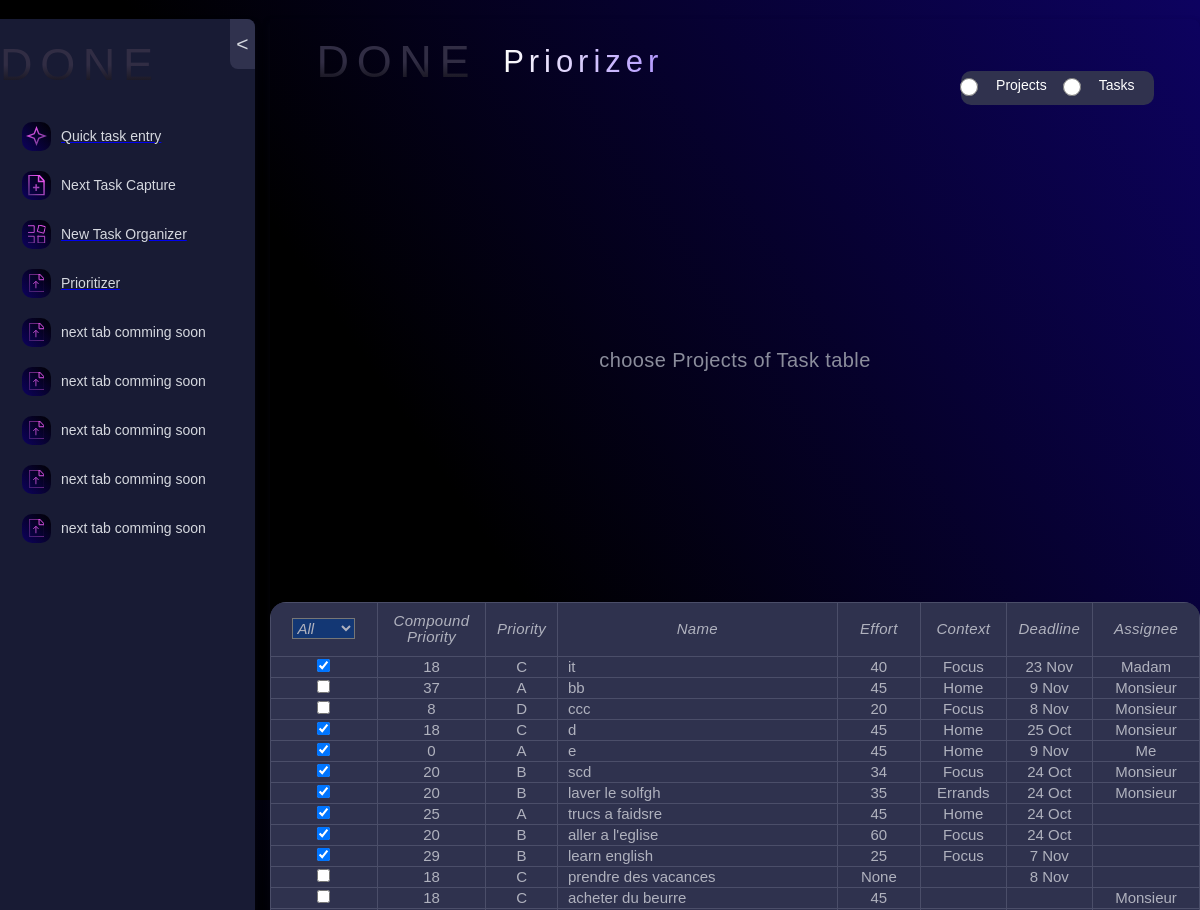
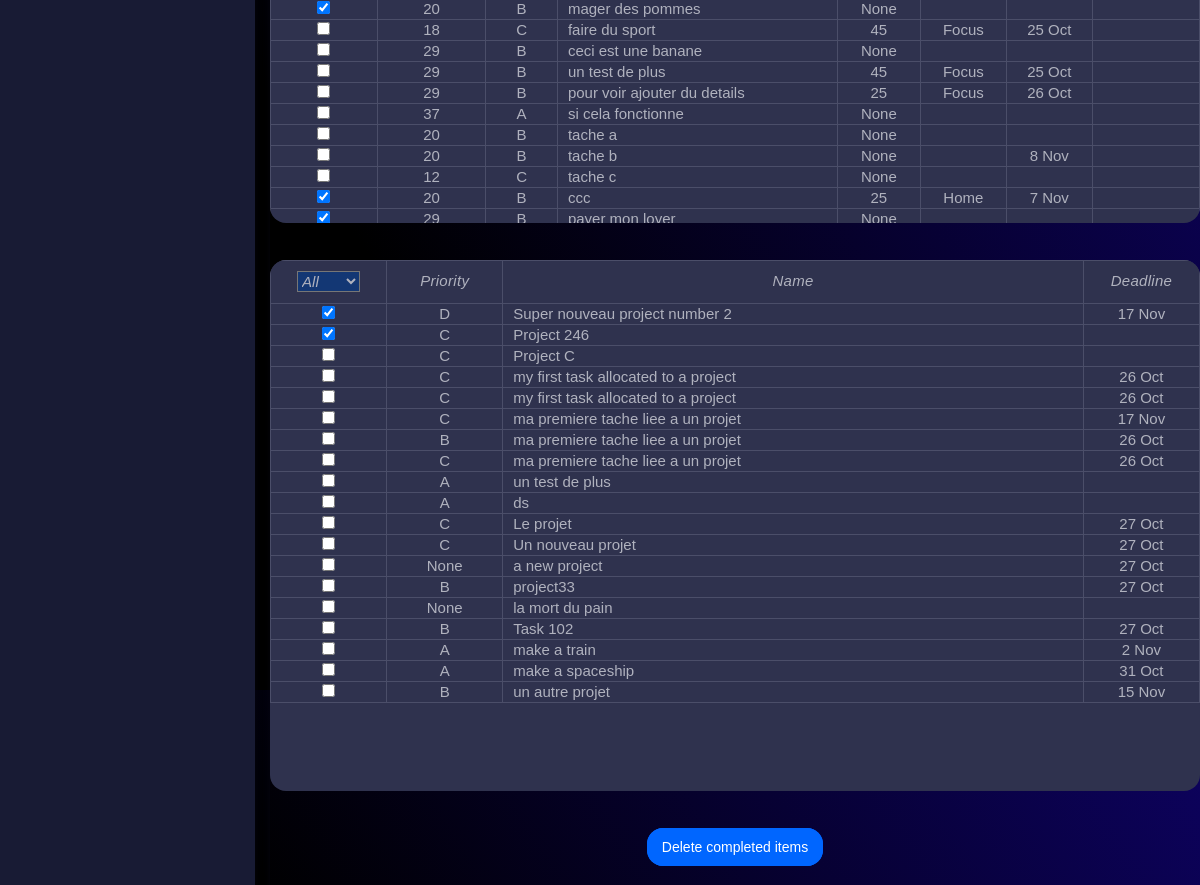
Page /prioritizer/ on the earlier database version (2 pictures, top to bottom).
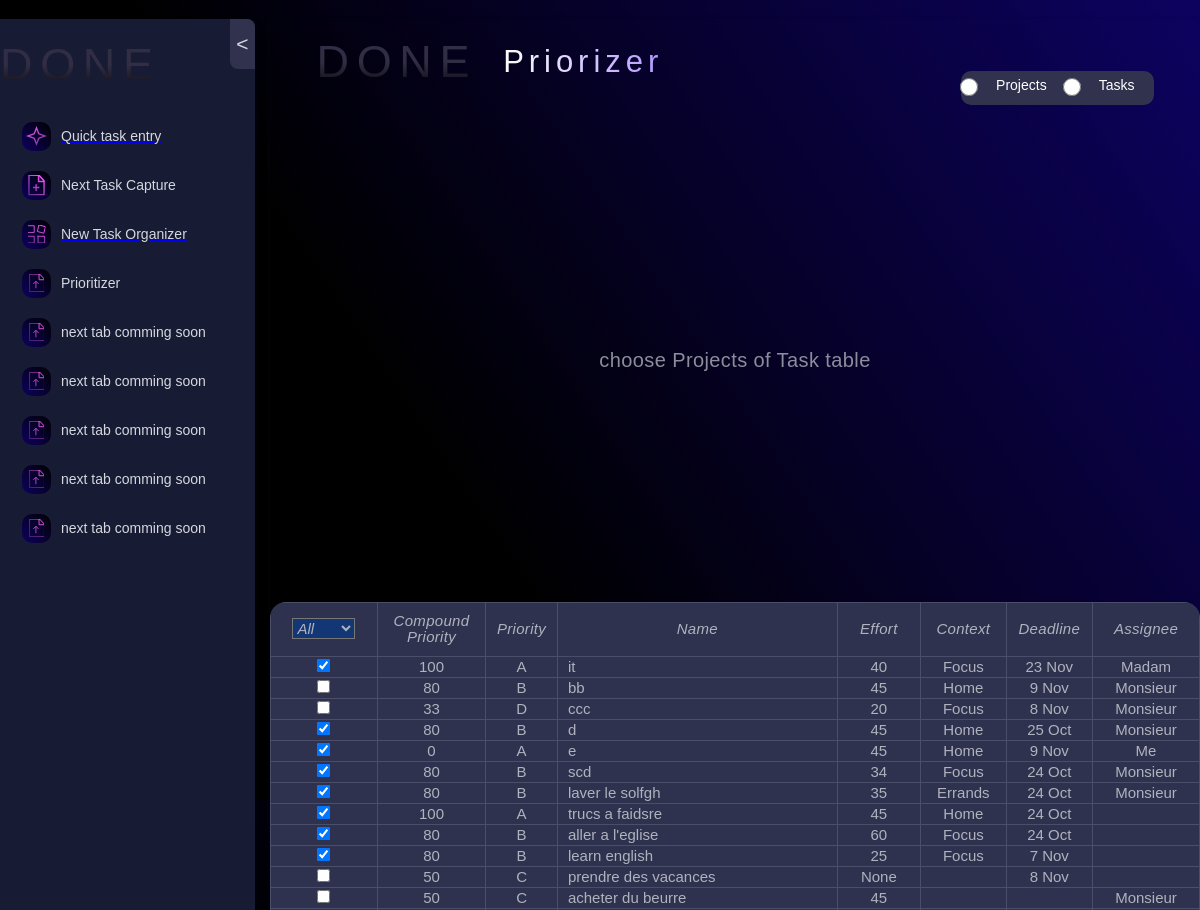
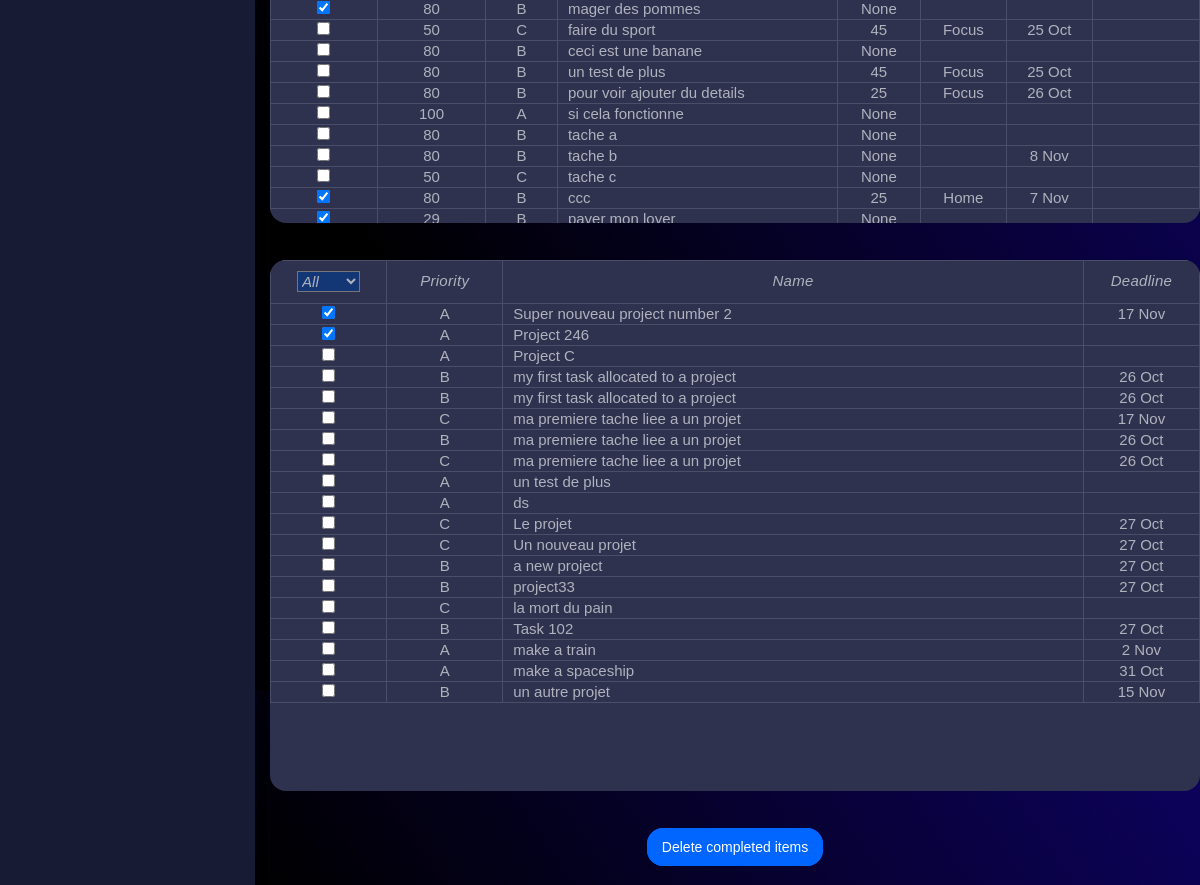
Same page on the later database version (2 pictures, top to bottom).
### tasks/models.py (models this page shows, shortened)
class Tasks(models.Model):
    PRIORITIES = [
        ("A", "A"),
        ("B", "B"),
        ("C", "C"),
        ("D", "D"),
    ]
    STATUSES = [
        ("Co", "Completed"),
        ("Cn", "Cancelled"),
        ("De", "Delegated"),
        ("Ip", "In Process"),
        ("Ns", "Not Started"),
        ("Wa", "Wait for"),
    ]
    priority = models.CharField(max_length=1, choices=PRIORITIES, null=True, blank=True)
    status = models.CharField(max_length=2, choices=STATUSES, default='Ns')
    complete = models.BooleanField(default=False)
    name = models.CharField(max_length=200)
    deadline = models.DateField(null=True, blank=True)
    context = models.ForeignKey(Context, on_delete=models.CASCADE,null=True, blank=True)
    effort = models.IntegerField(null=True, blank=True)
    assignee = models.ForeignKey(Assignee, on_delete=models.CASCADE, null=True, blank=True)
    parent = models.ForeignKey(Projects, on_delete=models.CASCADE, null=True, blank=True)
    new_task = models.BooleanField(default=True)
    compound_priority = models.IntegerField(null=True, blank=True)

class Projects(models.Model):
    PRIORITIES = [
        ("A", "A"),
        ("B", "B"),
        ("C", "C"),
        ("D", "D"),
    ]
    STATUSES = [
        ("Co", "Completed"),
        ("Cn", "Cancelled"),
        ("De", "Delegated"),
        ("Ip", "In Process"),
        ("Ns", "Not Started"),
        ("Wa", "Wait for"),
    ]
    project_priority = models.CharField(max_length=1, choices=PRIORITIES, null=True, blank=True)
    project_status = models.CharField(max_length=2, choices=STATUSES)
    project_complete = models.BooleanField(default=False)
    project_name = models.CharField(max_length=200)
    project_deadline = models.DateField(null=True, blank=True)

class Context(models.Model):
    name = models.CharField(max_length=20)

class Assignee(models.Model):
    name = models.CharField(max_length=20)

### tasks/views.py (the view)
# urls.py: path('prioritizer/', views.Prioritizer, name="prioritizer"),
def Prioritizer(request):
    all_tasks=Tasks.objects.all()
    all_projects=Projects.objects.all()
    context_options = Context.objects.values_list('name', flat=True)
    context_options_list = list(context_options)
    assignee_options = Assignee.objects.values_list('name', flat=True)
    assignee_options_list = list(assignee_options)
    return render(request,
                "tasks/prioritizer.html",
                {'tasks':all_tasks,
                'projects':all_projects,
                'context_options_list':context_options_list,
                'assignee_options_list':assignee_options_list})

### tasks/templates/tasks/prioritizer.html (shortened to what the changed rows need)
{% extends 'base.html' %}
{% load static %}
{% block data-wf %}data-wf-page="653fc2444491a35371971509" data-wf-site="652482ea837db348b1939c93"{% endblock data-wf %}
{% load widget_tweaks %}
{% block content %}
  <div class="main-section">
    <div id='task-table-div' class="tbl-frame">
      <table class="task-table_component">
        <thead class="task-table_head">
          <tr class="task-table_row">
            <th class="tbl-hdr" data-sort="completion" style="width: 110px;">
              <div class="filter-dropdown">
                <select class="filter-select" id="task-completion-filter">
                    <option value="">All</option>
                </select>
              </div>
            </th>
            <th class="tbl-hdr" data-sort="compound" style="width: 110px;">Compound <br>Priority</th>
            <th class="tbl-hdr" data-sort="priority" style="width: 72px;">Priority</th>
            <th class="tbl-hdr" data-sort="name" style="width: 272px;">Name</th>
            <th class="tbl-hdr" data-sort="effort" style="width: 87px;">Effort</th>
            <th class="tbl-hdr" data-sort="context" style="width: 87px;">Context</th>
            <th class="tbl-hdr" data-sort="deadline" style="width: 87px;">Deadline</th>
            <th class="tbl-hdr" data-sort="assignee" style="width: 110px;">Assignee</th>
          </tr>
        </thead>
          {% for task in tasks %}
          <tr class="rendered-row">
              <td class="tbl-cell centered" data-id="{{ task.id }}" data-type="complete">
                {% if task.complete %}
                  <input type="checkbox" data-id="{{ task.id }}" class="input-data form-control completion-checkbox" checked>
                {% else %}
                  <input type="checkbox" data-id="{{ task.id }}" class="input-data form-control completion-checkbox">
                {% endif %}
              </td>
              <td class="tbl-cell centered task-priority" id="compound-priority-{{ task.id }}" data-type="compound">{{ task.compound_priority }}</td>
              <td class="priority tbl-cell centered" id="task-priority" data-id="{{ task.id }}" data-type="priority">{{ task.priority }}</td>
              <td class="editable tbl-cell" data-id="{{ task.id }}" data-type="name">{{ task.name }}</td>
              <td class="editable tbl-cell centered" data-id="{{ task.id }}" data-type="effort">{{ task.effort }}</td>
              <td class="context tbl-cell centered" data-id="{{ task.id }}" data-type="context">{{ task.context.name }}</td>
              <td class="editable tbl-cell centered" data-id="{{ task.id }}" data-type="deadline">{{ task.deadline|date:"j M" }}</td>
              <td class="assignee tbl-cell centered" data-id="{{ task.id }}" data-type="assignee">{{ task.assignee.name }}</td>
          </tr>
          {% endfor %}
      </table>
    </div>
    <div id='project-table-div' class="tbl-frame">
      <table class="project-table_component">
        <thead class="task-table_head">
          <tr class="task-table_row">
            <th class="tbl-hdr" data-sort="completion" style="width: 100px;">
              <div class="filter-dropdown">
                <select class="filter-select" id="project-completion-filter">
                  <option value="">All</option>
                </select>
              </div>
            </th>
            <th class="tbl-hdr " data-sort="priority" style="width: 100px;">Priority</th>
            <th class="tbl-hdr" data-sort="name" style="width: 500px;">Name</th>
            <th class="tbl-hdr" data-sort="deadline" style="width: 100px;">Deadline</th>
          </tr>
        </thead>
        <tbody class="task-table_body">
          {% for project in projects %}
          <tr class="rendered-row">
              <td class="tbl-cell centered" data-id="{{ project.id }}" data-type="complete">
                {% if project.project_complete %}
                  <input type="checkbox" data-id="{{ project.id }}" class="input-data form-control completion-checkbox" checked>
                {% else %}
                  <input type="checkbox" data-id="{{ project.id }}" class="input-data form-control completion-checkbox">
                {% endif %}
              </td>
              <td class="priority tbl-cell centered" data-id="{{ project.id }}" data-type="priority">{{ project.project_priority }}</td>
              <td class="editable tbl-cell" data-id="{{ project.id }}" data-type="name">{{ project.project_name }}</td>
              <td class="editable tbl-cell centered" data-id="{{ project.id }}" data-type="deadline">{{ project.project_deadline|date:"j M" }}</td>
          </tr>
          {% endfor %}
        </tbody>
      </table>
    </div>
  </div>
  {% endblock content %}

Differences in the rows shown:
changed Tasks "it": compound_priority "18" → "100"; priority "C" → "A"
changed Tasks "bb": compound_priority "37" → "80"; priority "A" → "B"
changed Tasks (number 3 of 23 on the later page): compound_priority "8" → "33"
changed Tasks (number 4 of 23 on the later page): compound_priority "18" → "80"; priority "C" → "B"
changed Tasks "scd": compound_priority "20" → "80"
changed Tasks "laver le solfgh": compound_priority "20" → "80"
changed Tasks "trucs a faidsre": compound_priority "25" → "100"
changed Tasks "aller a l'eglise": compound_priority "20" → "80"
changed Tasks "learn english": compound_priority "29" → "80"
changed Tasks "prendre des vacances": compound_priority "18" → "50"
changed Tasks "acheter du beurre": compound_priority "18" → "50"
changed Tasks "mager des pommes": compound_priority "20" → "80"
changed Tasks "faire du sport": compound_priority "18" → "50"
changed Tasks "ceci est une banane": compound_priority "29" → "80"
changed Tasks "un test de plus": compound_priority "29" → "80"
changed Tasks "pour voir ajouter du details": compound_priority "29" → "80"
changed Tasks "si cela fonctionne": compound_priority "37" → "100"
changed Tasks "tache a": compound_priority "20" → "80"
changed Tasks "tache b": compound_priority "20" → "80"
changed Tasks "tache c": compound_priority "12" → "50"
changed Tasks (number 22 of 23 on the later page): compound_priority "20" → "80"
changed Projects "Super nouveau project number 2": project_priority "D" → "A"
changed Projects "Project 246": project_priority "C" → "A"
changed Projects "Project C": project_priority "C" → "A"
changed Projects (number 4 of 19 on the later page): project_priority "C" → "B"
changed Projects (number 5 of 19 on the later page): project_priority "C" → "B"
changed Projects "a new project": project_priority "None" → "B"
changed Projects "la mort du pain": project_priority "None" → "C"
